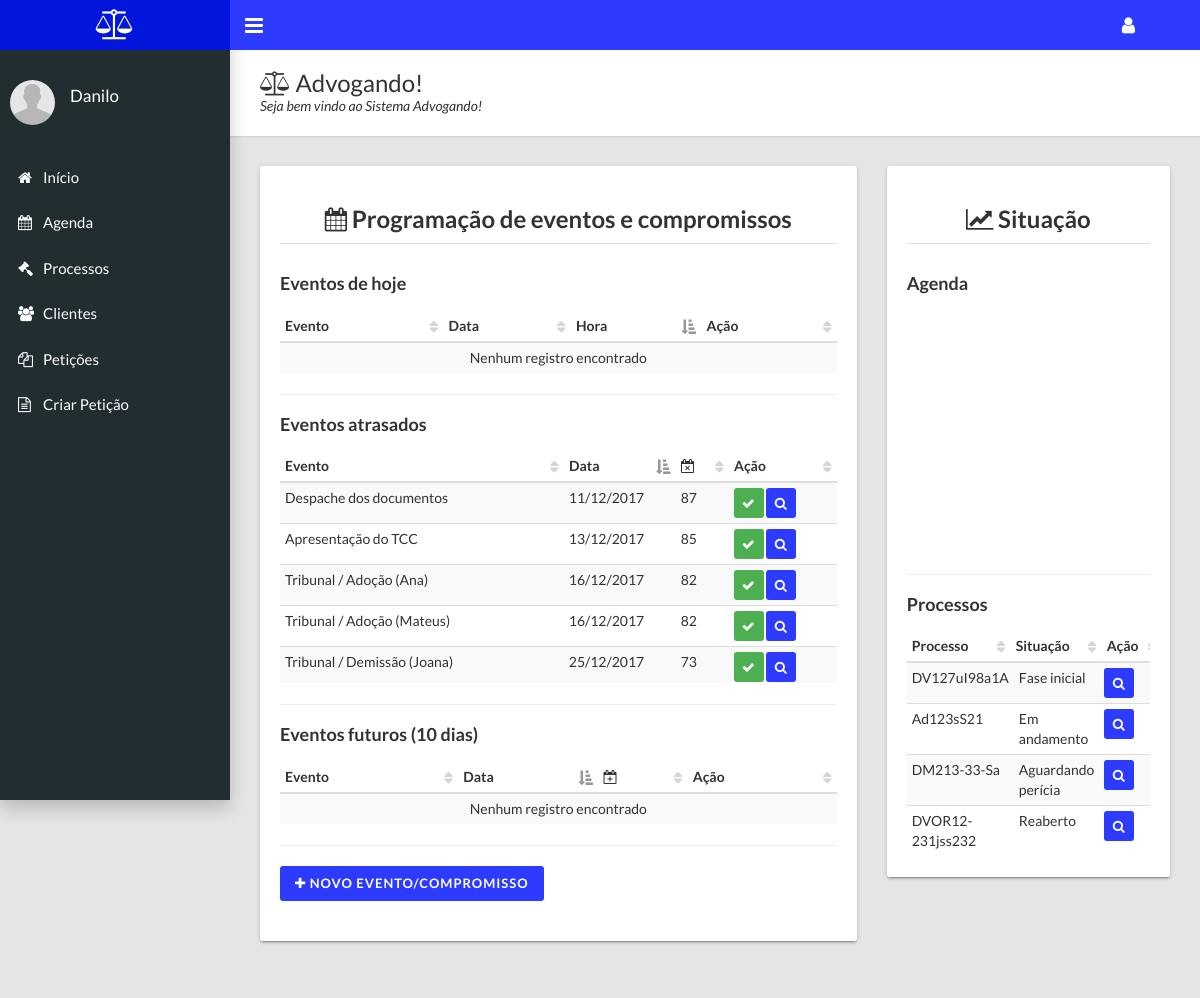
/Advogando/dist/index.php (signed in), run on the app's committed database.
### tables this page shows
CREATE TABLE `agenda` (
  `id` int(11) NOT NULL,
  `cliente_id` int(11) DEFAULT NULL,
  `processo_id` int(11) DEFAULT NULL,
  `evento` varchar(30) NOT NULL,
  `data` date NOT NULL,
  `hora` time NOT NULL,
  `observacao` varchar(255) DEFAULT NULL,
  `status` tinyint(1) DEFAULT NULL
);

CREATE TABLE `processos` (
  `id` int(11) NOT NULL,
  `numero` varchar(30) NOT NULL,
  `nome` varchar(30) NOT NULL,
  `natureza` varchar(30) NOT NULL,
  `data_inicio` date NOT NULL,
  `situacao` varchar(30) NOT NULL,
  `observacao` varchar(255) DEFAULT NULL,
  `status` tinyint(1) DEFAULT NULL
);

### Advogando/dist/Class/Agenda.php (called while the page is built, shortened)
<?php
	class Agenda
	{
		public function selectAtrasados(){
			$conn = new Connection();
			$db = $conn->getDb();
			$consulta = $db->query("SELECT id, evento, data, DATEDIFF(CURRENT_DATE(), data) as d_atrasado
				FROM AGENDA
				WHERE status = 1 AND DATEDIFF(CURRENT_DATE(), data) > 0");
			$customer = array();
			foreach ($consulta as $value) {
				$customer[] = $value;
			}
			return $customer;
		}
	}
?>

### Advogando/dist/Class/Processos.php (called while the page is built, shortened)
<?php
	class Processos
	{
		public function selectAll(){
			$conn = new Connection();
			$db = $conn->getDb();
			$consulta = $db->query("SELECT * FROM PROCESSOS WHERE status = 1");
			$customer = array();
			foreach ($consulta as $value) {
				$customer[] = $value;
			}
			return $customer;
		}
	}
?>

### Advogando/dist/index.php (the view, shortened to what this page needs)
<?php
	require_once "header.php";
  require_once "Class/Agenda.php";
  require_once "Class/Processos.php";
  $agenda = new Agenda();
  $listaAgenda_atrasados = $agenda->selectAtrasados();
  $processos = new Processos();
  $listaProcessos_situacao = $processos->selectAll();
?>
     <div class="content-wrapper">
        <div class="page-title">
          <div>
            <h1><i class="fa fa-balance-scale" aria-hidden="true"></i> Advogando!</h1>
            <p>Seja bem vindo ao Sistema Advogando!</p>
          </div>
        </div>
        <div class="row">
          <div class="col-md-8">
            <div class="card">
              <h3 align="center"><i class="fa fa-calendar" aria-hidden="true"></i> Programação de eventos e compromissos</h3>
              <div class="card-footer">
                <h4>Eventos de hoje</h4>
                <table id="table_hoje" class="table table-striped table-condensed" cellspacing="0" width="100%">
                  <thead>
                      <tr>
                          <th>Evento</th>
                          <th>Data</th>
                          <th>Hora</th>
                          <th>Ação</th>
                      </tr>
                  </thead>
                  <tbody>
                  </tbody>
                </table>
                <hr>
                <h4>Eventos atrasados</h4>
                <table id="table_atrasados" class="table table-striped table-condensed" cellspacing="0" width="100%">
                  <thead>
                      <tr>
                          <th>Evento</th>
                          <th>Data</th>
                          <th><i class="fa fa-calendar-times-o" aria-hidden="true"></i></th>
                          <th>Ação</th>
                      </tr>
                  </thead>
                  <tbody>
                    <?php
                      foreach ($listaAgenda_atrasados as $value) {
                        echo "<tr>";
                            echo "<td>".$value['evento']."</td>";
                            echo "<td>".date("d/m/Y",strtotime($value['data']))."</td>";
                            echo "<td>".$value['d_atrasado']."</td>";
                            echo '<td>
                              <button type="button" class="btn btn-success finalize" style="height: 30px; width: 30px; padding: 2px 2px"><i class="fa fa-check" aria-hidden="true"></i></button>
                              <button type="button" class="btn btn-primary view" style="height: 30px; width: 30px; padding: 2px 2px"><i class="fa fa-search" aria-hidden="true"></i></button>
                            </td>';
                        echo "</tr>";
                      }
                    ?>
                  </tbody>
                </table>
                <hr>
                <h4>Eventos futuros (10 dias)</h4>
                <table id="table_futuros" class="table table-striped table-condensed" cellspacing="0" width="100%">
                  <thead>
                      <tr>
                          <th>Evento</th>
                          <th>Data</th>
                          <th><i class="fa fa-calendar-plus-o" aria-hidden="true"></i></i></th>
                          <th>Ação</th>
                      </tr>
                  </thead>
                  <tbody>
                  </tbody>
                </table>
                <hr>
                <div class="card-title">
                  <a href="inserirAgenda.php" class="btn btn-primary ladda-button" data-style="zoom-in"><span class="ladda-label"><i class="fa fa-plus"></i> Novo evento/compromisso</span></a>
                </div>
              </div>
            </div>
          </div>
          <div class="col-md-4">
            <div class="card">
              <h3 align="center"><i class="fa fa-line-chart" aria-hidden="true"></i> Situação</h3>
              <div class="card-footer">
                <h4>Agenda</h4>
                <div id="grafico_agenda" style="height: 250px"></div>
                <hr>
                <h4>Processos</h4>
                <table id="table_situacao" class="table table-striped table-condensed" cellspacing="0" width="100%">
                  <thead>
                      <tr>
                          <th>Processo</th>
                          <th>Situação</th>
                          <th>Ação</th>
                      </tr>
                  </thead>
                  <tbody>
                    <?php
                      foreach ($listaProcessos_situacao as $value) {
                        echo "<tr>";
                            echo "<td>".$value['numero']."</td>";
                            echo "<td>".$value['situacao']."</td>";
                            echo '<td>
                              <button type="button" class="btn btn-primary view" style="height: 30px; width: 30px; padding: 2px 2px"><i class="fa fa-search" aria-hidden="true"></i></button>
                            </td>';
                        echo "</tr>";
                      }
                    ?>
                  </tbody>
                </table>
              </div>
            </div>
          </div>
        </div>
      </div>
	</body>
</html>

### Advogando/dist/header.php (shortened to what this page needs)
<!DOCTYPE html>
<html>
  <head>
    <link rel="stylesheet" type="text/css" href="css/main.css">
    <link rel="stylesheet" type="text/css" href="css/font-awesome.min.css">
    <link rel="stylesheet" type="text/css" href="css/jquery-ui.css">
  </head>
  <body class="sidebar-mini fixed">
    <div class="wrapper">
      <header class="main-header hidden-print"><a class="logo" href="index.php">
        <i class="fa fa-balance-scale" aria-hidden="true"></i> Advogando!</a>
        <nav class="navbar navbar-static-top">
          <a class="sidebar-toggle" href="#" data-toggle="offcanvas"></a>
          <div class="navbar-custom-menu">
            <ul class="top-nav">
              <li class="dropdown"><a class="dropdown-toggle" href="#" data-toggle="dropdown" role="button" aria-haspopup="true" aria-expanded="false"><i class="fa fa-user fa-lg"></i></a>
              </li>
            </ul>
          </div>
        </nav>
      </header>
      <aside class="main-sidebar hidden-print">
        <section class="sidebar">
          <div class="user-panel">
            <div class="pull-left image"><img class="img-circle" src="images/user.png" alt="User Image"></div>
            <div class="pull-left info">
              <p><?php echo $_SESSION['nome']?></p>
            </div>
          </div>
          <ul class="sidebar-menu">
            <li><a href="index.php"><i class="fa fa-home"></i><span>Início</span></a></li>
            <li><a href="listarAgenda.php"><i class="fa fa-calendar"></i><span>Agenda</span></a></li>
            <li><a href="listarProcessos.php"><i class="fa fa-gavel"></i><span>Processos</span></a></li>
            <li><a href="listarClientes.php"><i class="fa fa-users"></i><span>Clientes</span></a></li>
            <li><a href="listarPeticoes.php"><i class="fa fa-files-o"></i></i><span>Petições</span></a></li>
            <li><a href="criarPeticao.php"><i class="fa fa-file-text-o"></i><span>Criar Petição</span></a></li>
          </ul>
        </section>
      </aside>

### data on the page
agenda: evento "Despache dos documentos", data "11/12/2017", d_atrasado "87"
agenda: evento "Tribunal / Adoção (Ana)", data "16/12/2017", d_atrasado "82"
agenda: evento "Tribunal / Adoção (Mateus)", data "16/12/2017", d_atrasado "82"
agenda: evento "Apresentação do TCC", data "13/12/2017", d_atrasado "85"
agenda: evento "Tribunal / Demissão (Joana)", data "25/12/2017", d_atrasado "73"
processos: numero "DV127uI98a1A", situacao "Fase inicial"
processos: numero "Ad123sS21", situacao "Em andamento"
processos: numero "DM213-33-Sa", situacao "Aguardando perícia"
processos: numero "DVOR12-231jss232", situacao "Reaberto"

### other printed values
$_SESSION['nome'] "Danilo"
